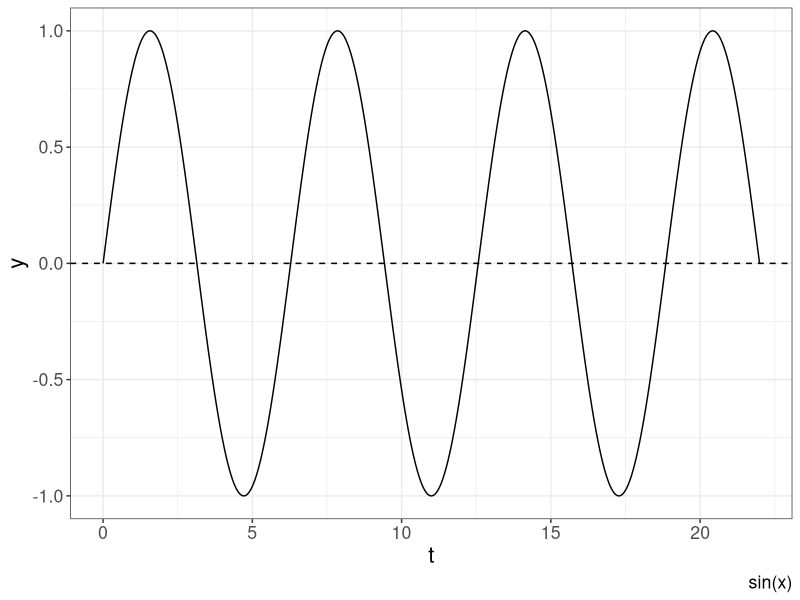
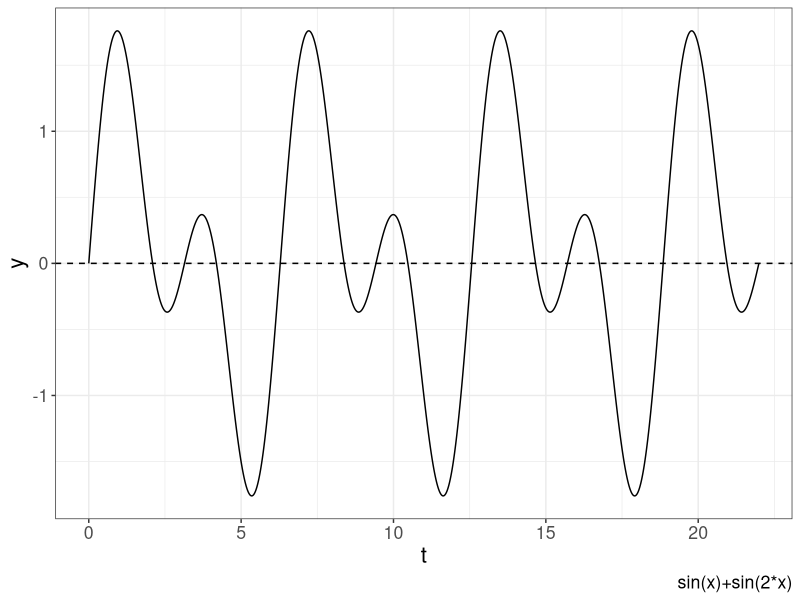
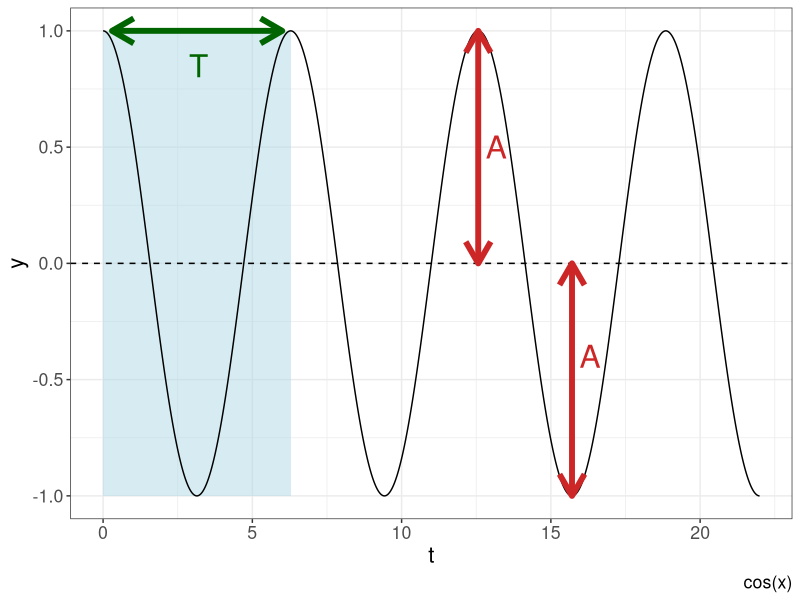
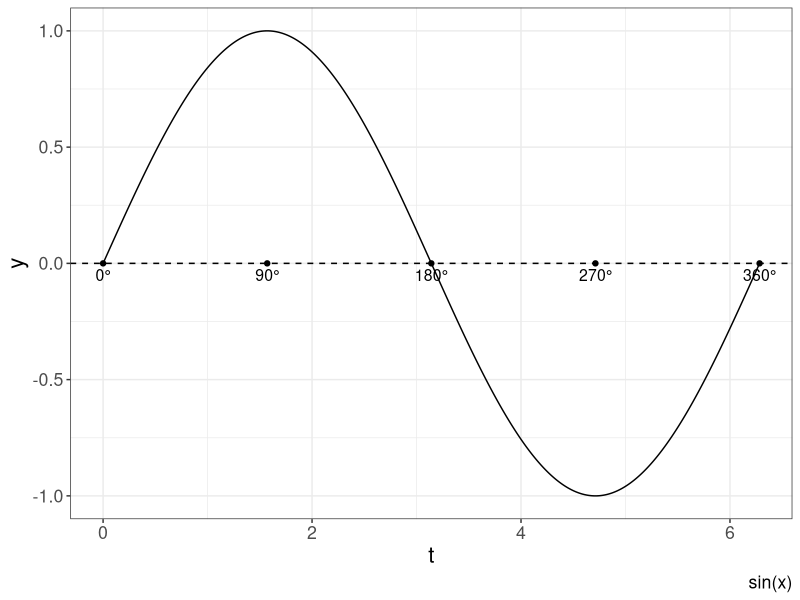
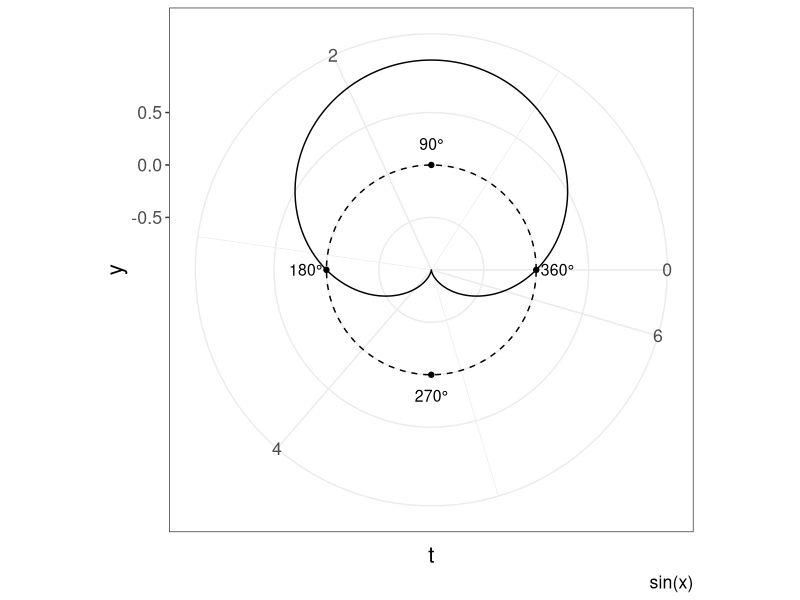
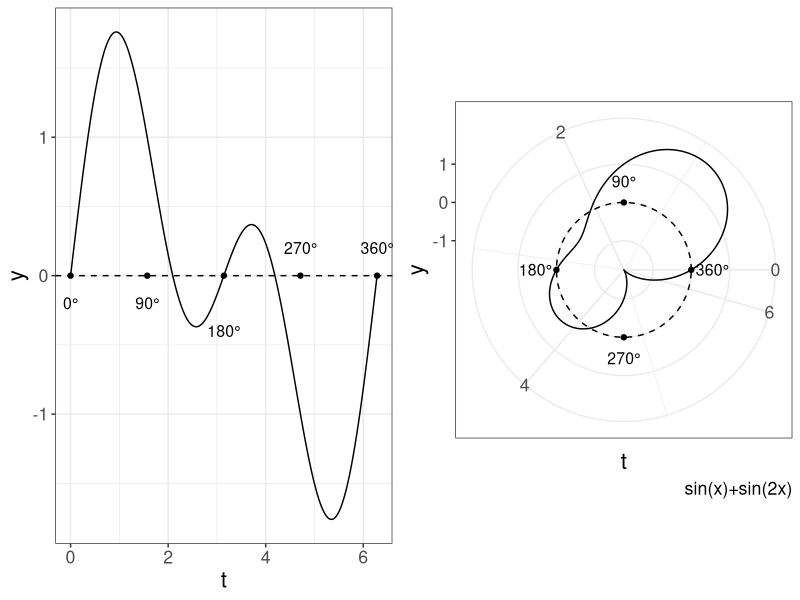
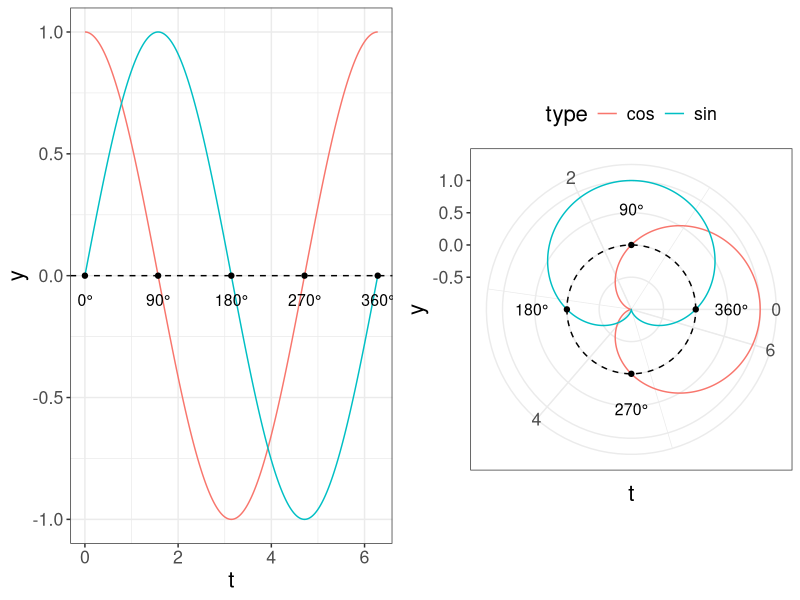
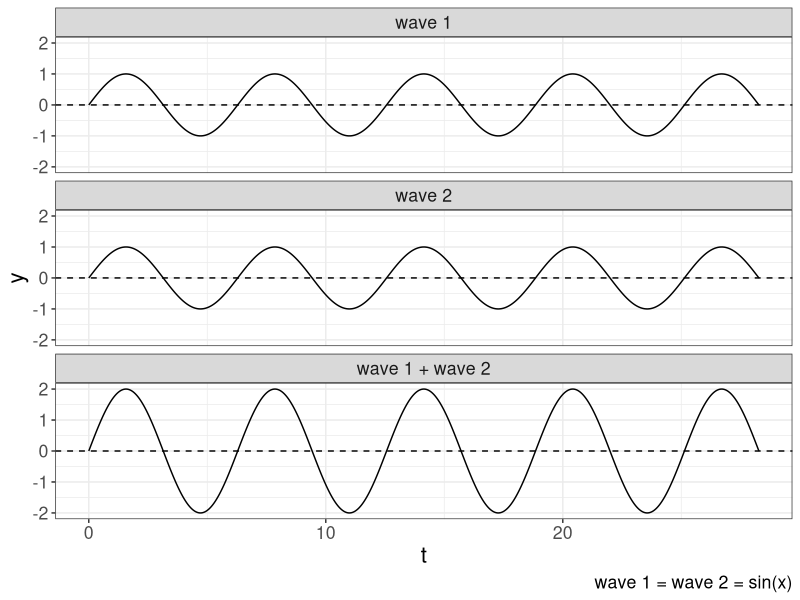

Reproduce these figures in R, in order.
## ---- chunk 1
knitr::opts_chunk$set(echo = TRUE)
## ---- chunk 2
library(tidyverse)
# это стиль для ggplot (можно игнорировать эту команду)
theme_set(theme_bw()+
            theme(text = element_text(size = 16))) 
## ---- chunk 3
tibble(t = seq(0, 7*pi, by = 0.001),
       y = sin(t)) %>% 
  ggplot(aes(t, y))+
  geom_line()+
  geom_hline(yintercept = 0, linetype = 2)+
  labs(caption = "sin(x)")
## ---- chunk 4
tibble(t = seq(0, 7*pi, by = 0.001),
       y = sin(t)+sin(2*t)) %>% 
  ggplot(aes(t, y))+
  geom_line()+
  geom_hline(yintercept = 0, linetype = 2)+
  labs(caption = "sin(x)+sin(2*x)")
## ---- chunk 5
tibble(t = seq(0, 7*pi, by = 0.001),
       y = cos(t)) %>% 
  ggplot(aes(t, y))+
  annotate("rect", xmin = 0, xmax = 2*pi, ymin = -1, ymax = 1, alpha = 0.5, fill = "lightblue")+
    geom_line()+
  geom_hline(yintercept = 0, linetype = 2)+
  annotate("segment", x = 0.3, xend = 6, y = 1, yend = 1, color = "darkgreen", size = 2, arrow = arrow(ends = "both"))+
  annotate("text", x = 3.2, y = 0.85, label = "T", size = 8, color = "darkgreen")+
  annotate("segment", x = 4*pi, xend = 4*pi, y = 0, yend = 1, color = "firebrick3", size = 2, arrow = arrow(ends = "both")) +
  annotate("text", x = 4*pi+0.6, y = 0.5, label = "A", size = 8, color = "firebrick3") +
  annotate("segment", x = 5*pi, xend = 5*pi, y = 0, yend = -1, color = "firebrick3", size = 2, arrow = arrow(ends = "both")) +
  annotate("text", x = 5*pi+0.6, y = -0.4, label = "A", size = 8, color = "firebrick3")+
  labs(caption = "cos(x)")
## ---- chunk 6
tibble(t = seq(0, 2*pi, by = 0.001),
       y = sin(t)) %>% 
  ggplot(aes(t, y))+
  geom_line()+
  geom_hline(yintercept = 0, linetype = 2)+
  annotate("point", x = 2*pi/4*0:4, y = 0)+
  annotate("text", x = 2*pi/4*0:4, label = paste0(90*0:4, "°"), y = -0.05, size = 4)+
  labs(caption = "sin(x)")
## ---- chunk 7
tibble(t = seq(0, 2*pi, by = 0.001),
       y = sin(t)) %>% 
  ggplot(aes(t, y))+
  geom_line()+
  geom_hline(yintercept = 0, linetype = 2)+
  annotate("point", x = 2*pi/4*1:4, y = 0)+
  annotate("text", x = 2*pi/4*1:4, label = paste0(90*1:4, "°"), y = 0.2, size = 4)+
  coord_polar(start = -pi/2, direction = -1)+
  labs(caption = "sin(x)")
## ---- chunk 8
tibble(t = seq(0, 2*pi, by = 0.001),
       y = sin(t)+sin(2*t)) %>% 
  ggplot(aes(t, y))+
  geom_line()+
  geom_hline(yintercept = 0, linetype = 2)+
  annotate("point", x = 2*pi/4*0:4, y = 0)+
  annotate("text", x = 2*pi/4*0:4, label = paste0(90*0:4, "°"), y = c(-0.2, -0.2, -0.4, 0.2, 0.2), size = 4) ->
  p1

tibble(t = seq(0, 2*pi, by = 0.001),
       y = sin(t)+sin(2*t)) %>% 
  ggplot(aes(t, y))+
  geom_line()+
  geom_hline(yintercept = 0, linetype = 2)+
  annotate("point", x = 2*pi/4*1:4, y = 0)+
  annotate("text", x = 2*pi/4*1:4, label = paste0(90*1:4, "°"), y = 0.55, size = 4)+
  coord_polar(start = -pi/2, direction = -1)+
  labs(caption = "sin(x)+sin(2x)") ->
  p2
gridExtra::grid.arrange(p1, p2, nrow = 1)
## ---- chunk 9
tibble(t = seq(0, 2*pi, by = 0.001),
       sin = sin(t),
       cos = cos(t)) %>% 
  gather(type, y, sin:cos) %>% 
  ggplot(aes(t, y, color = type))+
  geom_line(show.legend = FALSE)+
  geom_hline(yintercept = 0, linetype = 2)+
  annotate("point", x = 2*pi/4*0:4, y = 0)+
  annotate("text", x = 2*pi/4*0:4, label = paste0(90*0:4, "°"), y = -0.1, size = 4) ->
  p3 

tibble(t = seq(0, 2*pi, by = 0.001),
       sin = sin(t),
       cos = cos(t)) %>% 
  gather(type, y, sin:cos) %>% 
  ggplot(aes(t, y, color = type))+
  geom_line()+
  geom_hline(yintercept = 0, linetype = 2)+
  annotate("point", x = 2*pi/4*1:4, y = 0)+
    annotate("text", x = 2*pi/4*1:4, label = paste0(90*1:4, "°"), y = 0.55, size = 4)+
  coord_polar(start = -pi/2, direction = -1) +
  theme(legend.position = "top")->
  p4
gridExtra::grid.arrange(p3, p4, nrow = 1)
## ---- chunk 10
tibble(t = seq(0, 9*pi, by = 0.001),
      `wave 1` = sin(t),
      `wave 2` = sin(t),
      `wave 1 + wave 2` = `wave 1`  + `wave 2`) %>% 
  gather(type, y, `wave 1`:`wave 1 + wave 2`) %>% 
  mutate(type = factor(type, levels = c("wave 1", "wave 2", "wave 1 + wave 2"))) %>% 
  ggplot(aes(t, y))+
  geom_line()+
  geom_hline(yintercept = 0, linetype = 2)+
  facet_wrap(~type, nrow = 3)+
  labs(caption = "wave 1 = wave 2 = sin(x)")
## ---- chunk 11
tibble(t = seq(0, 9*pi, by = 0.001),
      `wave 1` = sin(t),
      `wave 2` = sin(t-pi),
      `wave 1 + wave 2` = `wave 1` + `wave 2`) %>% 
  gather(type, y, `wave 1`:`wave 1 + wave 2`) %>% 
  mutate(type = factor(type, levels = c("wave 1", "wave 2", "wave 1 + wave 2"))) %>% 
  ggplot(aes(t, y))+
  geom_line()+
  geom_hline(yintercept = 0, linetype = 2)+
  facet_wrap(~type, nrow = 3)+
  labs(caption = "wave 1 = sin(x), wave 2 = sin(t-pi)")
## ---- chunk 12
tibble(t = seq(0, 9*pi, by = 0.001),
      `wave 1` = sin(t),
      `wave 2` = sin(2*t),
      `wave 1 + wave 2` = `wave 1` + `wave 2`) %>% 
  gather(type, y, `wave 1`:`wave 1 + wave 2`) %>% 
  mutate(type = factor(type, levels = c("wave 1", "wave 2", "wave 1 + wave 2"))) %>% 
  ggplot(aes(t, y))+
  geom_line()+
  geom_hline(yintercept = 0, linetype = 2)+
  facet_wrap(~type, nrow = 3)+
  labs(caption = "wave 1 = sin(x), wave 2 = sin(2t)")
## ---- chunk 13
tibble(t = seq(0, 2*pi, by = 0.001),
      `198 Hz` = sin(198*t),
      `200 Hz` = sin(200*t),
      `198 Hz + 200 Hz` = `198 Hz` + `200 Hz`) %>% 
  gather(type, y, `198 Hz`:`198 Hz + 200 Hz`) %>% 
  mutate(type = factor(type, levels = c("198 Hz", "200 Hz", "198 Hz + 200 Hz"))) %>% 
  ggplot(aes(t, y))+
  geom_line()+
  geom_hline(yintercept = 0, linetype = 2)+
  facet_wrap(~type, nrow = 3)
## ---- chunk 14
tibble(z = c(0+0i, 4+3i)) %>% 
  ggplot(aes(Re(z), Im(z)))+
  geom_path(arrow = arrow())+
  annotate("text", x = 2, y = 1.8, label = "z", size = 8)+
  scale_y_continuous(breaks = 0:3, labels = paste0(0:3, "𝒾 "))+
  labs(caption = "z = 4+3𝒾 ")
## ---- chunk 15
tibble(z = c(0 + 0i, 3+1i, 0 + 0i, 1+3i, 0 + 0i, 4+4i),
       x = c("z1", "z1", "z2", "z2", "z3", "z3"),
       clr = c("1", "1", "1", "1", "2", "2")) %>% 
  ggplot(aes(Re(z), Im(z), group = x, color = clr))+
  geom_line(arrow = arrow(), show.legend = FALSE)+
  annotate("segment", x = Re(3+1i), y = Im(3+1i), xend = Re(4+4i), yend = Im(4+4i), linetype = 2)+
  annotate("segment", x = Re(1+3i), y = Im(1+3i), xend = Re(4+4i), yend = Im(4+4i), linetype = 2)+
  annotate("text", x = 0.4, y = 1.6, label = "z1", size = 8)+
  annotate("text", x = 1.8, y = 0.8, label = "z2", size = 8)+
  annotate("text", x = 1.8, y = 2.2, label = "z3", size = 8)+
  scale_y_continuous(breaks = 0:4, labels = paste0(0:4, "𝒾 "))+
  labs(caption = "z3 = z1 + z2")
## ---- chunk 16
tibble(z = c(0+0i, 4+3i)) %>% 
  ggplot(aes(Re(z), Im(z)))+
  geom_path(arrow = arrow(), size = 2)+
  annotate("text", x = 2, y = 1.8, label = "r", size = 8)+
  annotate("segment", x = 0, y = 0.2, xend = 3.8, yend = 3, arrow = arrow(ends = "both", type = "closed"), linetype = 2)+
  annotate("curve", x = 0.5, y = 0, xend = 0.25, yend = 0.2)+
  annotate("text", x = 0.55, y = 0.2, label = "θ", size = 8)+
  annotate("segment", x = 0.1, y = 0, xend = 4, yend = 0, arrow = arrow(ends = "both", type = "closed"), linetype = 2)+
  annotate("segment", x = 0.1, y = 0, xend = 4, yend = 0, arrow = arrow(ends = "both", type = "closed"), linetype = 2)+
  annotate("text", x = 2, y = 0.15, label = "x", size = 8)+
  annotate("segment", x = 4, y = 0.05, xend = 4, yend = 2.9, arrow = arrow(ends = "both", type = "closed"), linetype = 2)+
  annotate("text", x = 3.85, y = 1.5, label = "y", size = 8)+
  scale_y_continuous(breaks = 0:3, labels = paste0(0:3, "𝒾 "))+
  labs(caption = "z = x + y𝒾 = 4 + 3𝒾 ")
## ---- chunk 17
points <- tibble(t = seq(0, 1.99*pi, by = pi/4), 
                y = sin(t))

tibble(t = seq(0, 2*pi, by = 0.001),
       y = sin(t)) %>% 
  ggplot(aes(t, y))+
  geom_line()+
  geom_point(data = points, size = 3)+
  geom_text(data = points, aes(label = round(y, 3)), size = 3, nudge_x = 0.4, nudge_y = 0.025)+
  geom_hline(yintercept = 0, linetype = 2)+
  labs(caption = "sin(x)")
## ---- chunk 18
x <- c(0, 0.707, 1, 0.707, 0, -0.707, -1, -0.707)
n <- 0:7
x_0 <- sum((x*exp(-2i*pi*n*0/length(x))))
x_0
x_1 <- sum((x*exp(-2i*pi*n*1/length(x))))
x_1
x_2 <- sum((x*exp(-2i*pi*n*2/length(x))))
x_2
x_3 <- sum((x*exp(-2i*pi*n*3/length(x))))
x_3
x_4 <- sum((x*exp(-2i*pi*n*4/length(x))))
x_4
x_5 <- sum((x*exp(-2i*pi*n*5/length(x))))
x_5
x_6 <- sum((x*exp(-2i*pi*n*6/length(x))))
x_6
x_7 <- sum((x*exp(-2i*pi*n*7/length(x))))
x_7

tibble(f = n,
       coefs = c(x_0, x_1, x_2, x_3, x_4, x_5, x_6, x_7),
       amplitude = abs(coefs)) %>% 
  ggplot(aes(f, amplitude))+
  geom_point()+
  scale_x_continuous(breaks = 0:7, labels = paste(0:7, "Hz"))
## ---- chunk 19
tibble(f = n,
       coefs = c(x_0, x_1, x_2, x_3, x_4, x_5, x_6, x_7)*2,
       amplitude = abs(coefs)) %>% 
  ggplot(aes(f, amplitude))+
  geom_point()+
  scale_x_continuous(breaks = 0:7, labels = paste(0:7, "Hz"))+
  xlim(0, length(x)/2) # это такой изящный способ получить нужное, не изменяя предыдущий код
## ---- chunk 20
tibble(f = n,
       coefs = c(x_0, x_1, x_2, x_3, x_4, x_5, x_6, x_7)*2/8,
       amplitude = abs(coefs)) %>% 
  ggplot(aes(f, amplitude))+
  geom_point()+
  scale_x_continuous(breaks = 0:7, labels = paste(0:7, "Hz"))+
  xlim(0, length(x)/2) # это такой изящный способ получить нужное, не изменяя предыдущий код
## ---- chunk 21
tibble(x = x,
       f = 1:length(x)-1,
       fft = fft(x)) %>% 
  ggplot(aes(f, abs(fft)))+
  geom_point()+
  scale_x_continuous(breaks = 1:length(x)-1, labels = paste(1:length(x)-1, "Hz"))
## ---- chunk 22
tibble(x = x,
       f = 1:length(x)-1,
       fft = fft(x)) %>% 
  ggplot(aes(f, abs(fft)*2/length(x)))+
  geom_point()+
  scale_x_continuous(breaks = 1:length(x)-1, labels = paste(1:length(x)-1, "Hz"))+
  xlim(0, length(x)/2) # это такой изящный способ получить нужное, не изменяя предыдущий код
## ---- chunk 23
tibble(x = c(0, 3.535534, 5, 3.535534, 0, -3.535534, -5, -3.535534, 0, 3.535534, 5, 3.535534, 0, -3.535534, -5, -3.535534, 0, 3.535534, 5, 3.535534, 0, -3.535534, -5, -3.535534),
       f = 1:length(x)-1,
       fft = fft(x)) %>% 
  ggplot(aes(f, abs(fft)*2/length(x)))+
  geom_point()+
  scale_x_continuous(breaks = 1:length(x)-1, labels = paste(1:length(x)-1, "Hz"))+
  xlim(0, length(x)/2) # это такой изящный способ получить нужное, не изменяя предыдущий код

# f = 3, amplitude = 5
